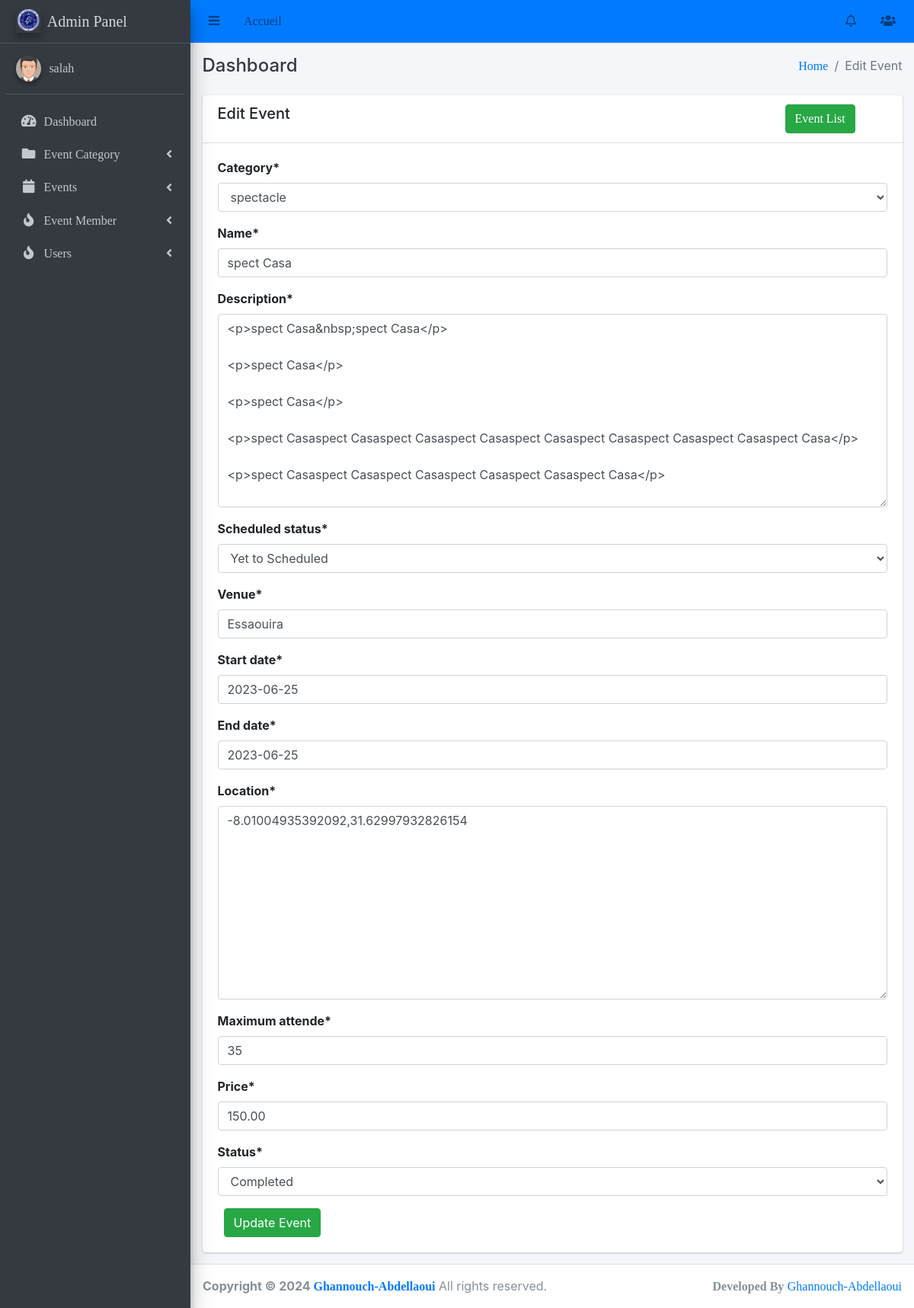
Screenshot of /events/event/2/edit/ (signed in) with the database file from the repository.
### events/models.py (models this page shows, shortened)
class Event(models.Model):
    category = models.ForeignKey(EventCategory, on_delete=models.CASCADE)
    name = models.CharField(max_length=255, unique=True)
    description = RichTextUploadingField()
    job_category = models.ForeignKey(JobCategory, on_delete=models.CASCADE)
    select_scheduled_status = (
        ('yet to scheduled', 'Yet to Scheduled'),
        ('scheduled', 'Scheduled')
    )
    scheduled_status = models.CharField(max_length=25, choices=select_scheduled_status)
    venue = models.CharField(max_length=255)
    start_date = models.DateField()
    end_date = models.DateField()
    location = LocationField()
    maximum_attende = models.PositiveIntegerField()
    created_user = models.ForeignKey('auth.User', on_delete=models.CASCADE, null=True, blank=True, related_name='event_created_user')
    updated_user = models.ForeignKey('auth.User', on_delete=models.CASCADE, blank=True, null=True, related_name='event_updated_user')
    created_date = models.DateField(auto_now_add=True)
    updated_date = models.DateField(auto_now_add=True)
    last_updated = models.DateTimeField(auto_now=True)
    status_choice = (
        ('disabled', 'Disabled'),
        ('active', 'Active'),
        ('deleted', 'Deleted'),
        ('time out', 'Time Out'),
        ('completed', 'Completed'),
        ('cancel', 'Cancel'),
    )
    status = models.CharField(choices=status_choice, max_length=10)
    price = models.DecimalField(max_digits=8, decimal_places=2,null=True)
    ticket = models.OneToOneField(Ticket, on_delete=models.CASCADE, null=True,  blank=True)

class EventCategory(models.Model):
    name = models.CharField(max_length=255, unique=True)
    code = models.CharField(max_length=6, unique=True)
    created_user = models.ForeignKey('auth.User', on_delete=models.CASCADE, related_name='created_user')
    updated_user = models.ForeignKey('auth.User', on_delete=models.CASCADE, related_name='updated_user')
    created_date = models.DateField(auto_now_add=True)
    updated_date = models.DateField(auto_now_add=True)
    status_choice = (
        ('active', 'Active'),
        ('deleted', 'Deleted'),
        ('blocked', 'Blocked'),
    )
    status = models.CharField(choices=status_choice, max_length=10)
    def __str__(self):
        return self.name

### events/views.py (the view, shortened to what this page needs)
# urls.py: path('event/<int:pk>/edit/', EventUpdateView.as_view(), name='event-edit'),
class EventUpdateView(LoginRequiredMixin, UpdateView):
    login_url = 'login'
    model = Event
    fields = ['category', 'name', 'description', 'scheduled_status', 'venue', 'start_date', 'end_date', 'location', 'maximum_attende','price', 'status']
    template_name = 'events/edit_event.html'

### main/templates/events/edit_event.html (shortened to what this page needs)
{% extends 'base/base.html' %}
{% block breadcrumb %}Edit Event{% endblock breadcrumb %}
{% load crispy_forms_tags %}
{% block extrahead %}
    <link href='https://api.mapbox.com/mapbox-gl-js/v1.11.0/mapbox-gl.css' rel='stylesheet' />
    {% load mapbox_location_field_tags %}
{% endblock extrahead %}
{% block content %}
    <div class="row">
        <div class="col-md-12">
            <div class="card">
                <div class="card-header">
                    <div class="row">
                        <div class="col-md-10">
                            <h5>Edit Event</h5>
                        </div>
                        <div class="col-md-2">
                            <a class="btn btn-success" href="{% url 'admin_events:event-list' %}">Event List</a>
                        </div>
                    </div>
                </div>
                <div class="card-body">
                    <form method="post" enctype="multipart/form-data">
                        {{ form|crispy  }}
                        <button class="btn btn-success ml-2" type="submit">Update Event</button>
                    </form>
                </div>
            </div>
        </div>
    </div>
{% endblock content %}

### main/templates/base/sidebar.html (shortened to what this page needs)
{% load static %}
<aside class="main-sidebar sidebar-dark-primary elevation-4">
    <a href="#" class="brand-link">
      <img src="{% static 'img/logo.png' %}" alt="Logo" class="brand-image elevation-3"
           style="opacity: .8">
          <span class="brand-text font-weight-light">Admin Panel</span>
    </a>
    <div class="sidebar">
      <div class="user-panel mt-3 pb-3 mb-3 d-flex">
        <div class="image">
          <img src="{% static 'img/avatar5.png' %}" class="img-circle elevation-2" alt="User Image">
        </div>
        <div class="info">
          <a href="{% url 'admin_events:list_user' %}" class="d-block">{{request.user}}</a>
        </div>
      </div>
      <nav class="mt-2">
        <ul class="nav nav-pills nav-sidebar flex-column" data-widget="treeview" role="menu" data-accordion="false">
          <li class="nav-item">
            <a href="{% url 'dashboard' %}" class="nav-link">
              <i class="nav-icon fas fa-tachometer-alt"></i>
              <p>
                Dashboard
              </p>
            </a>
          </li>
          <li class="nav-item has-treeview menu-close">
            <a href="#" class="nav-link">
              <i class="nav-icon fas fa-folder"></i>
              <p>
                Event Category
                <i class="right fas fa-angle-left"></i>
              </p>
            </a>
          </li>
          <li class="nav-item has-treeview menu-close">
            <a href="#" class="nav-link">
              <i class="nav-icon fas fa-calendar"></i>
              <p>
                Events
                <i class="right fas fa-angle-left"></i>
              </p>
            </a>
          </li>
          <li class="nav-item has-treeview menu-close">
            <a href="#" class="nav-link">
              <i class="nav-icon fas fa-fire"></i>
              <p>
                Event Member
                <i class="right fas fa-angle-left"></i>
              </p>
            </a>
          </li>
          <li class="nav-item has-treeview menu-close">
            <a href="#" class="nav-link">
              <i class="nav-icon fas fa-fire"></i>
              <p>
                Users
                <i class="right fas fa-angle-left"></i>
              </p>
            </a>
          </li>
        </ul>
      </nav>
    </div>
  </aside>

### rows the page displays
Event: category "spectacle", description "<p>spect Casa&nbsp;spect Casa</p> <p>spect Casa</p> <p>spect Casa</p> <p>spect Casaspect Casaspect Casaspect Casaspect Casaspect Casaspect Casaspect Casaspect Casa</p> <p>spect Casaspect Casaspect Casaspect Casaspect Casaspect Casa</p>", scheduled_status "Yet to Scheduled", venue "Essaouira", start_date "2023-06-25", end_date "2023-06-25", location "-8.01004935392092,31.62997932826154", maximum_attende "35", price "150.00", status "Completed"
EventCategory: name "spect Casa"

### other values shown
{{ request.user }} "salah"
